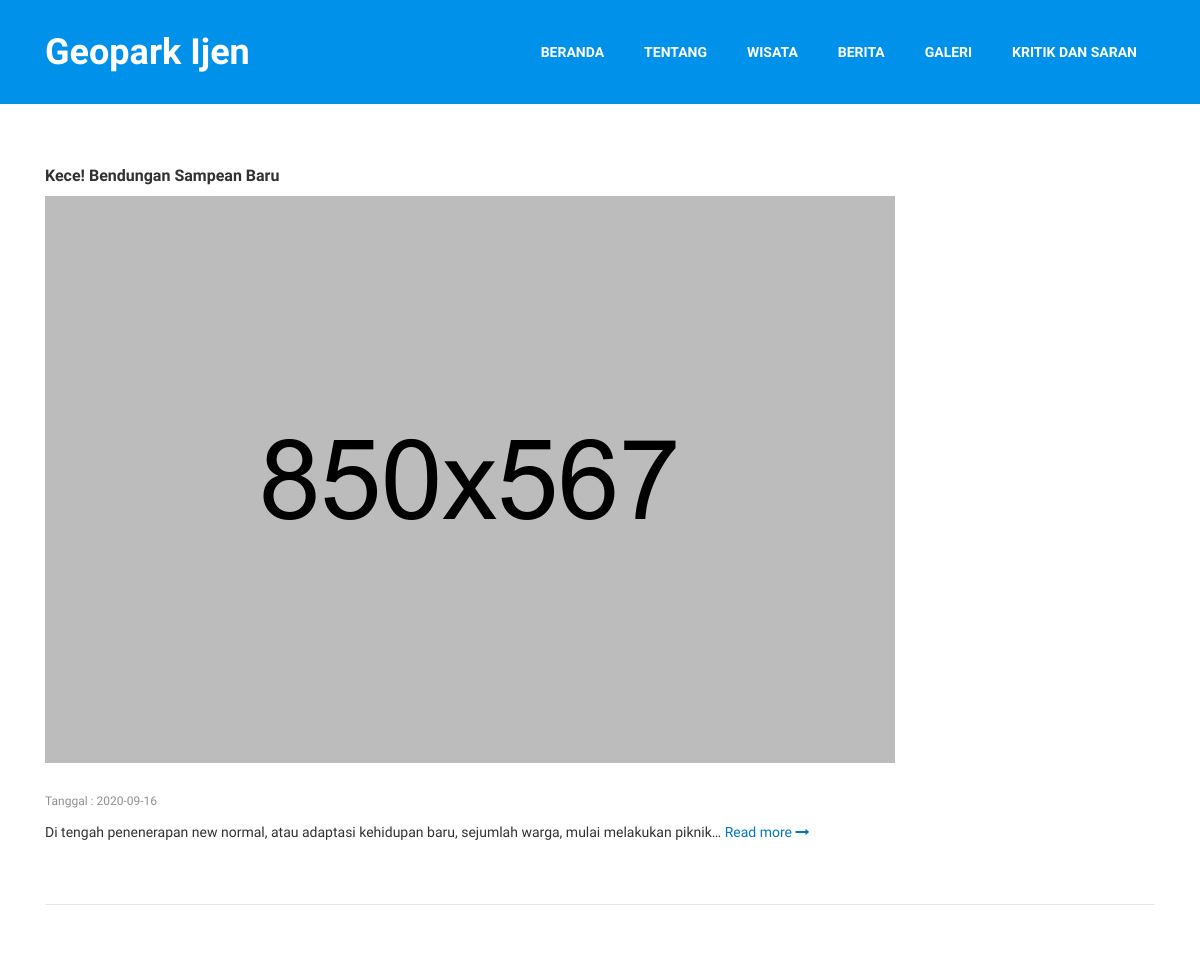
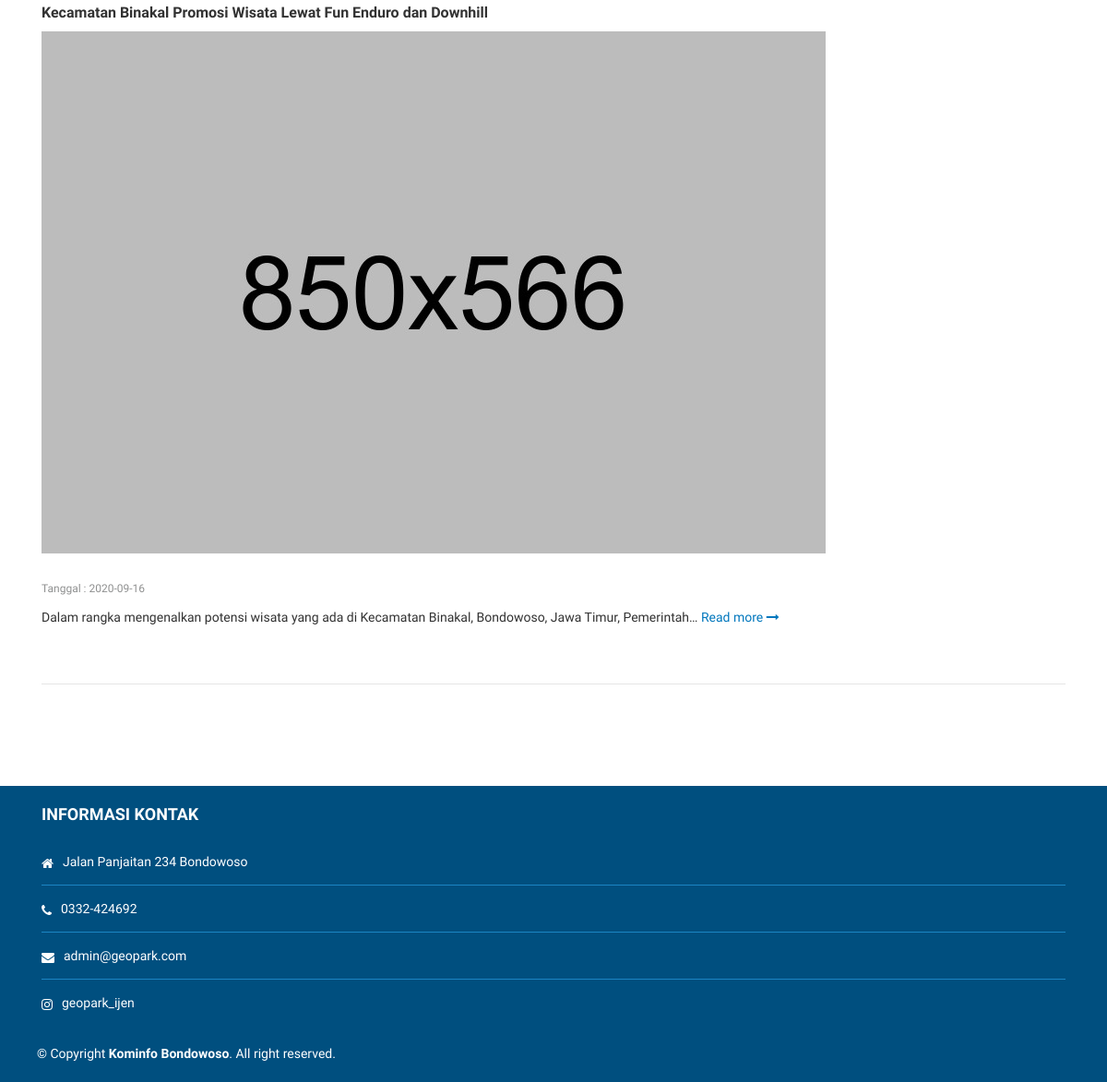
The page /index.php/berita on the database its author committed (2 pictures, top to bottom).
### tables this page shows
CREATE TABLE `mst_berita` (
  `id_berita` int(11) NOT NULL AUTO_INCREMENT,
  `tgl_berita` date NOT NULL,
  `judul_berita` varchar(255) NOT NULL,
  `img_berita` varchar(255) NOT NULL,
  `isi_berita` text NOT NULL,
  PRIMARY KEY (`id_berita`)
);

CREATE TABLE `mst_kontak` (
  `id_kontak` int(11) NOT NULL AUTO_INCREMENT,
  `alamat_kontak` varchar(255) NOT NULL,
  `telp_kontak` varchar(30) NOT NULL,
  `email_kontak` varchar(90) NOT NULL,
  `instagram_kontak` varchar(100) NOT NULL,
  PRIMARY KEY (`id_kontak`)
);

### application/controllers/Berita.php (called while the page is built, shortened)
<?php
class Berita extends CI_Controller {
		function __construct(){
			$this->load->model('Main','main');
			$this->load->helper('text');
		}
	public function index()
	{
		$data['kontak'] 		= $this->main->get_data('mst_kontak');
		$data['berita'] 		= $this->main->get_data('mst_berita');
		$this->load->view('berita',$data);
	}
}

### index.php (called while the page is built, shortened)
<?php
require_once BASEPATH.'core/CodeIgniter.php';

### application/models/Main.php (called while the page is built, shortened)
<?php
class Main extends CI_MODEL
{
    function get_data($table)
    {
        $query = $this->db->get($table);
        return $query->result();
    }
}

### application/views/berita.php (the view, shortened to what this page needs)
<!DOCTYPE html>
<html lang="en">
  <head>
  <?php $this->load->view('part/head');?>
  </head>
  <body>
      <?php $this->load->view('part/navbar');?>
	<main>
		<section id="mu-blog">
			<div class="container">
				<div class="row">
					<div class="col-md-12">
						<div class="mu-blog-area">
							<div class="row">
								<div class="col-md-12">
									<div class="mu-blog-left">
                                        <?php foreach($berita as $row_berita){?>
										<article class="mu-blog-item">
                                            <h1 class="mu-blog-item-title"><a href="#"><?= $row_berita->judul_berita?></a></h1>
											<a href="#"><img src="<?= base_url('assets/img/berita/'.$row_berita->img_berita);?>" alt="blgo image"></a>
											<div class="mu-blog-item-content">
												<ul class="mu-blog-meta">
													<li>Tanggal : <?= $row_berita->tgl_berita?> </li>
                                                </ul>
                                                <?php $isi_limit = $row_berita->isi_berita;
                                                    $isi_limit=character_limiter($isi_limit,100);
                                                ?>
												<?= $isi_limit;?>
												<a class="mu-blg-readmore-btn" href="<?= site_url('Berita/detail/').$row_berita->id_berita?>">Read more <i class="fa fa-long-arrow-right"></i></a>
											</div>
                                        </article>
                                        <?php } ?>
									</div>
								</div>
							</div>
						</div>
					</div>
				</div>
			</div>
		</section>
	</main>
    <?php $this->load->view('part/footer');?>
  </body>
</html>

### application/views/part/footer.php
<footer id="mu-footer">
	<div class="mu-footer-bottom">
		<div class="container">
			<div class="row">
			<?php foreach($kontak as $row_kontak){?>
			<div class="col-md-12">
					<div class="mu-single-footer">
						<h3>Informasi Kontak</h3>
						<ul class="list-unstyled">
						  <li class="media">
						    <span class="fa fa-home"></span>
						    <div class="media-body">
						    	<p><?= $row_kontak->alamat_kontak?></p>
						    </div>
						  </li>
						  <li class="media">
						    <span class="fa fa-phone"></span>
						    <div class="media-body">
						       <p><?= $row_kontak->telp_kontak?></p>
						    </div>
						  </li>
						  <li class="media">
						    <span class="fa fa-envelope"></span>
						    <div class="media-body">
						     <p><?= $row_kontak->email_kontak?></p>
						    </div>
						  </li>
						  <li class="media">
						    <span class="fa fa-instagram"></span>
						    <div class="media-body">
						     <p><?= $row_kontak->instagram_kontak?></p>
						    </div>
						  </li>
						</ul>
					</div>
				</div>
			<?php } ?>
			<div class="row">
				<div class="col-md-12">
					<div class="mu-footer-bottom-area">
						<p class="mu-copy-right" style="padding-left:10px;">&copy; Copyright <a rel="nofollow" href="https://kominfo.bondowosokab.go.id/">Kominfo Bondowoso</a>. All right reserved.</p>
					</div>
				</div>
			</div>
		</div>
	</div>
</footer>

### assets/user/css/style.css (style rules this page uses)
body, html { overflow-x:hidden; }
body { font-family: 'Raleway', sans-serif; color: #666666; font-size: 16px; font-weight: 400; }
ul { padding: 0; margin: 0; }
ul li { list-style: disc; font-size: 17px; line-height: 1.59; }
a { text-decoration: none; color: #2f2f2f; }
h1, h2, h3, h4, h5, h6 { font-family: 'Raleway', sans-serif; font-weight: 700; margin-top: 0; }
h1 { font-size: 38px; }
h3 { font-size: 26px; }
img { border: none; max-width: 100%; }
#mu-footer { background-color: #fff; display: inline; float: left; width: 100%; }
.mu-single-footer { display: inline; float: left; color: #fff; font-size: 14px; width: 100%; }
.mu-single-footer h3 { color: #fff; font-size: 18px; text-transform: uppercase; margin-bottom: 35px; }
.mu-single-footer ul li { border-bottom: 1px solid #1c85c4; list-style: none; margin-bottom: 10px; padding-bottom: 12px; font-size: 14px; }
.mu-single-footer ul li:last-child { border-bottom: none; }
.mu-single-footer .list-unstyled li { margin-bottom: 20px; padding-bottom: 10px; }
.mu-single-footer .list-unstyled li.media span { margin-right: 10px; }
.mu-single-footer .list-unstyled li.media p { line-height: 1.5; margin-top: -5px; margin-bottom: 4px; font-size: 14px; }
.mu-footer-bottom { background-color: #004f7f; display: inline; padding: 20px 0; float: left; width: 100%; }
.mu-footer-bottom-area { display: inline; float: left; text-align: center; width: 100%; }
.mu-copy-right { color: #fff; margin-bottom: 0; font-size: 14px; }
.mu-copy-right a { color: #fff; font-weight: 600; -webkit-transition: all 0.5s; transition: all 0.5s; }
.mu-blog-item { box-shadow: 0px 0px 14px #ededed; display: inline; float: left; width: 100%; }
.mu-blog-item-content { display: inline; float: left; padding: 25px 25px; width: 100%; }
.mu-blog-meta { margin-bottom: 10px; }
.mu-blog-meta li { color: #8f9090; font-size: 12px; list-style: none; display: inline-block; position: relative; padding-right: 20px; margin-right: 10px; }
.mu-blog-meta li:after { content: '/'; position: absolute; right: 0; top: 0; }
.mu-blog-meta li:last-child:after { display: none; }
.mu-blog-item-title, .mu-blog-item-title a { color: #323232; font-size: 16px; line-height: 1.5; -webkit-transition: all 0.5s; -o-transition: all 0.5s; transition: all 0.5s; }
.mu-blog-item-content p { color: #323232; font-size: 14px; }
.mu-blg-readmore-btn { color: #0277bd; font-size: 14px; }
#mu-blog { display: inline; float: left; padding: 60px 0; width: 100%; }
.mu-blog-left { display: inline; float: left; width: 100%; }
#mu-blog .mu-blog-item { box-shadow: none; border-bottom: 1px solid #e5e5e5; margin-bottom: 50px; padding-bottom: 20px; }
#mu-blog .mu-blog-item-content { padding: 25px 0; }

### rows shown on the page
mst_berita: judul_berita "Kece! Bendungan Sampean Baru", img_berita (picture), tgl_berita "2020-09-16", isi_berita "Di tengah penenerapan new normal, atau adaptasi kehidupan baru, sejumlah warga, mulai melakukan piknik…"
mst_berita: judul_berita "Kecamatan Binakal Promosi Wisata Lewat Fun Enduro dan Downhill", img_berita (picture), tgl_berita "2020-09-16", isi_berita "Dalam rangka mengenalkan potensi wisata yang ada di Kecamatan Binakal, Bondowoso, Jawa Timur, Pemerintah…"
mst_kontak: alamat_kontak "Jalan Panjaitan 234 Bondowoso", telp_kontak "0332-424692", email_kontak "admin@geopark.com", instagram_kontak "geopark_ijen"
